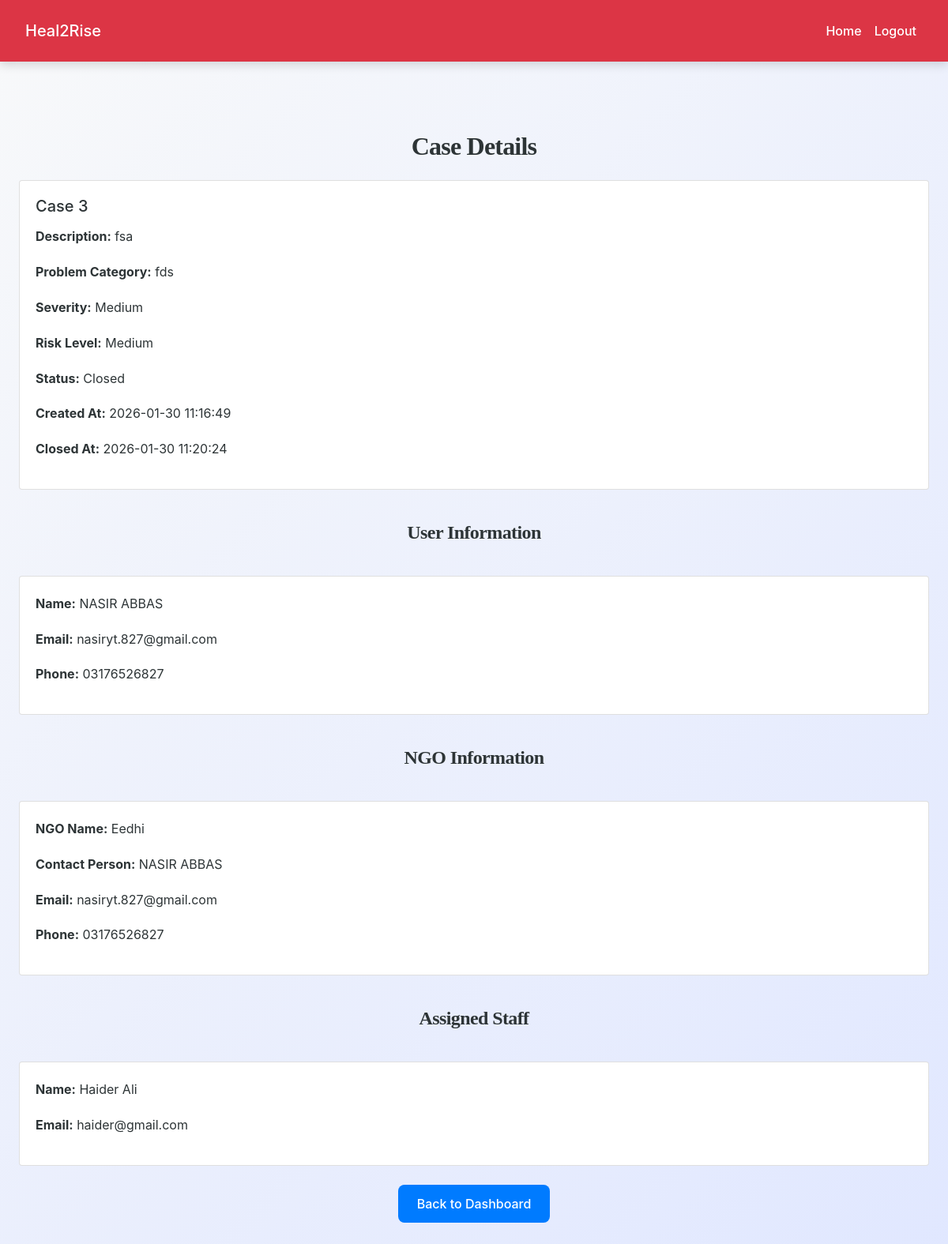
Page /ngo_staff/view_case_details.php?id=2 (signed in) on the committed database.
### tables this page shows
CREATE TABLE `cases` (
  `id` int(11) NOT NULL,
  `case_title` varchar(255) NOT NULL,
  `description` text NOT NULL,
  `user_id` int(11) NOT NULL,
  `assigned_ngo_id` int(11) NOT NULL,
  `assigned_staff_id` int(11) DEFAULT NULL,
  `status` enum('pending','approved','rejected','closed') NOT NULL DEFAULT 'pending',
  `problem_category` text DEFAULT NULL,
  `severity` varchar(50) DEFAULT NULL,
  `risk_level` varchar(50) DEFAULT NULL,
  `created_at` datetime DEFAULT current_timestamp(),
  `closed_at` datetime DEFAULT NULL
);

CREATE TABLE `users` (
  `id` int(11) NOT NULL,
  `name` varchar(255) DEFAULT NULL,
  `email` varchar(255) NOT NULL,
  `password` varchar(255) NOT NULL,
  `phone` varchar(50) DEFAULT NULL,
  `emergency_contact` varchar(255) DEFAULT NULL,
  `role` enum('user','counselor','psychiatrist') NOT NULL DEFAULT 'user',
  `gender` varchar(50) DEFAULT NULL,
  `age` int(11) DEFAULT NULL,
  `status` enum('active','pending','blocked') DEFAULT 'pending',
  `created_at` datetime DEFAULT current_timestamp()
);

CREATE TABLE `ngos` (
  `id` int(11) NOT NULL,
  `ngo_name` varchar(200) NOT NULL,
  `registration_number` varchar(100) DEFAULT NULL,
  `address` text DEFAULT NULL,
  `contact_person` varchar(100) DEFAULT NULL,
  `phone` varchar(20) DEFAULT NULL,
  `email` varchar(100) NOT NULL,
  `password` varchar(255) NOT NULL,
  `service_areas` text DEFAULT NULL,
  `capacity` int(11) DEFAULT 50,
  `status` enum('verified','pending','blocked') DEFAULT 'pending',
  `created_at` datetime DEFAULT current_timestamp()
);

CREATE TABLE `ngo_staff` (
  `id` int(11) NOT NULL,
  `ngo_id` int(11) NOT NULL,
  `full_name` varchar(100) NOT NULL,
  `email` varchar(100) NOT NULL,
  `phone` varchar(20) DEFAULT NULL,
  `password_hash` varchar(255) NOT NULL,
  `designation` varchar(50) NOT NULL,
  `qualification` text DEFAULT NULL,
  `experience_years` int(11) DEFAULT 0,
  `status` enum('active','inactive') DEFAULT 'active',
  `created_at` datetime DEFAULT current_timestamp()
);

### ngo_staff/view_case_details.php (the view, shortened to what this page needs)
<?php
include('../config.php');
$staff_id = $_SESSION["id"];
$case_id = intval($_GET['id']);
$stmt = $conn->prepare("
    SELECT
        c.*,
        u.name AS user_name, u.email AS user_email, u.phone AS user_phone,
        n.ngo_name, n.contact_person AS ngo_contact, n.email AS ngo_email, n.phone AS ngo_phone,
        s.full_name AS staff_name, s.email AS staff_email
    FROM cases c
    JOIN users u ON c.user_id = u.id
    JOIN ngos n ON c.assigned_ngo_id = n.id
    LEFT JOIN ngo_staff s ON c.assigned_staff_id = s.id
    WHERE c.id = ? AND c.assigned_staff_id = ?
");
$stmt->bind_param("ii", $case_id, $staff_id);
$stmt->execute();
$result = $stmt->get_result();
$case = $result->fetch_assoc();
?>
<!DOCTYPE html>
<html lang="en">
<head>
    <link rel="stylesheet" href="https://cdn.jsdelivr.net/npm/bootstrap@4.6.2/dist/css/bootstrap.min.css">
    <link rel="stylesheet" href="../css/style.css">
</head>
<body>
<?php include('navbar.php'); ?>
<div class="container py-5">
    <h2 class="mb-4 text-center">Case Details</h2>
    <div class="card mb-4">
        <div class="card-body">
            <h5 class="card-title"><?= htmlspecialchars($case['case_title']) ?></h5>
            <p><strong>Description:</strong> <?= nl2br(htmlspecialchars($case['description'])) ?></p>
            <p><strong>Problem Category:</strong> <?= htmlspecialchars($case['problem_category']) ?></p>
            <p><strong>Severity:</strong> <?= htmlspecialchars($case['severity']) ?></p>
            <p><strong>Risk Level:</strong> <?= htmlspecialchars($case['risk_level']) ?></p>
            <p><strong>Status:</strong> <?= ucfirst($case['status']) ?></p>
            <p><strong>Created At:</strong> <?= $case['created_at'] ?></p>
            <p><strong>Closed At:</strong> <?= $case['closed_at'] ?? 'N/A' ?></p>
        </div>
    </div>
    <h4>User Information</h4>
    <div class="card mb-4">
        <div class="card-body">
            <p><strong>Name:</strong> <?= htmlspecialchars($case['user_name']) ?></p>
            <p><strong>Email:</strong> <?= htmlspecialchars($case['user_email']) ?></p>
            <p><strong>Phone:</strong> <?= htmlspecialchars($case['user_phone']) ?></p>
        </div>
    </div>
    <h4>NGO Information</h4>
    <div class="card mb-4">
        <div class="card-body">
            <p><strong>NGO Name:</strong> <?= htmlspecialchars($case['ngo_name']) ?></p>
            <p><strong>Contact Person:</strong> <?= htmlspecialchars($case['ngo_contact']) ?></p>
            <p><strong>Email:</strong> <?= htmlspecialchars($case['ngo_email']) ?></p>
            <p><strong>Phone:</strong> <?= htmlspecialchars($case['ngo_phone']) ?></p>
        </div>
    </div>
    <h4>Assigned Staff</h4>
    <div class="card mb-4">
        <div class="card-body">
            <?php if ($case['staff_name']): ?>
                <p><strong>Name:</strong> <?= htmlspecialchars($case['staff_name']) ?></p>
                <p><strong>Email:</strong> <?= htmlspecialchars($case['staff_email']) ?></p>
            <?php else: ?>
                <p>No staff assigned yet.</p>
            <?php endif; ?>
        </div>
    </div>
    <div class="text-center">
        <a href="staff_dashboard.php" class="btn btn-primary">Back to Dashboard</a>
    </div>
</div>
</body>
</html>

### css/style.css (style rules this page uses)
:root { --primary: #007bff; --secondary: #6c757d; --success: #28a745; --info: #17a2b8; --warning: #ffc107; --danger: #dc3545; --light: #f8f9fa; --dark: #2d3436; --accent: #ff6f61; --highlight: #6f42c1; --shadow: rgba(0, 0, 0, 0.15); --transition: all 0.3s ease-in-out; }
body { font-family: 'Inter', 'Segoe UI', Tahoma, Geneva, Verdana, sans-serif; background: linear-gradient(135deg, var(--light) 0%, #e0e7ff 100%); color: var(--dark); line-height: 1.8; margin: 0; padding: 0; min-height: 100vh; font-size: 16px; }
h1, h2, h3, h4 { text-align: center; margin: 2.5rem 0; font-family: 'Georgia', 'Times New Roman', serif; color: var(--dark); font-weight: 700; letter-spacing: -0.025em; }
h2 { font-size: 2rem; }
h4 { font-size: 1.5rem; }
.container { max-width: 1200px; margin: 0 auto 3rem; padding: 0 1.5rem; }
.btn-primary { background-color: var(--primary); color: #fff; border: none; border-radius: 8px; padding: 0.75rem 1.5rem; font-size: 1rem; font-weight: 500; cursor: pointer; transition: var(--transition); display: inline-flex; align-items: center; justify-content: center; }
a { color: var(--primary); text-decoration: none; font-weight: 500; transition: var(--transition); }

### rows in the picture
cases: case_title "Case 3", description "fsa", problem_category "fds", severity "Medium", risk_level "Medium", status "Closed", created_at "2026-01-30 11:16:49", closed_at "2026-01-30 11:20:24", user.name "NASIR ABBAS", user.email "nasiryt.827@gmail.com", user.phone "03176526827", assigned_ngo.ngo_name "Eedhi", assigned_ngo.contact_person "NASIR ABBAS", assigned_ngo.email "nasiryt.827@gmail.com", assigned_ngo.phone "03176526827", ngo_staff.full_name "Haider Ali", ngo_staff.email "haider@gmail.com"
